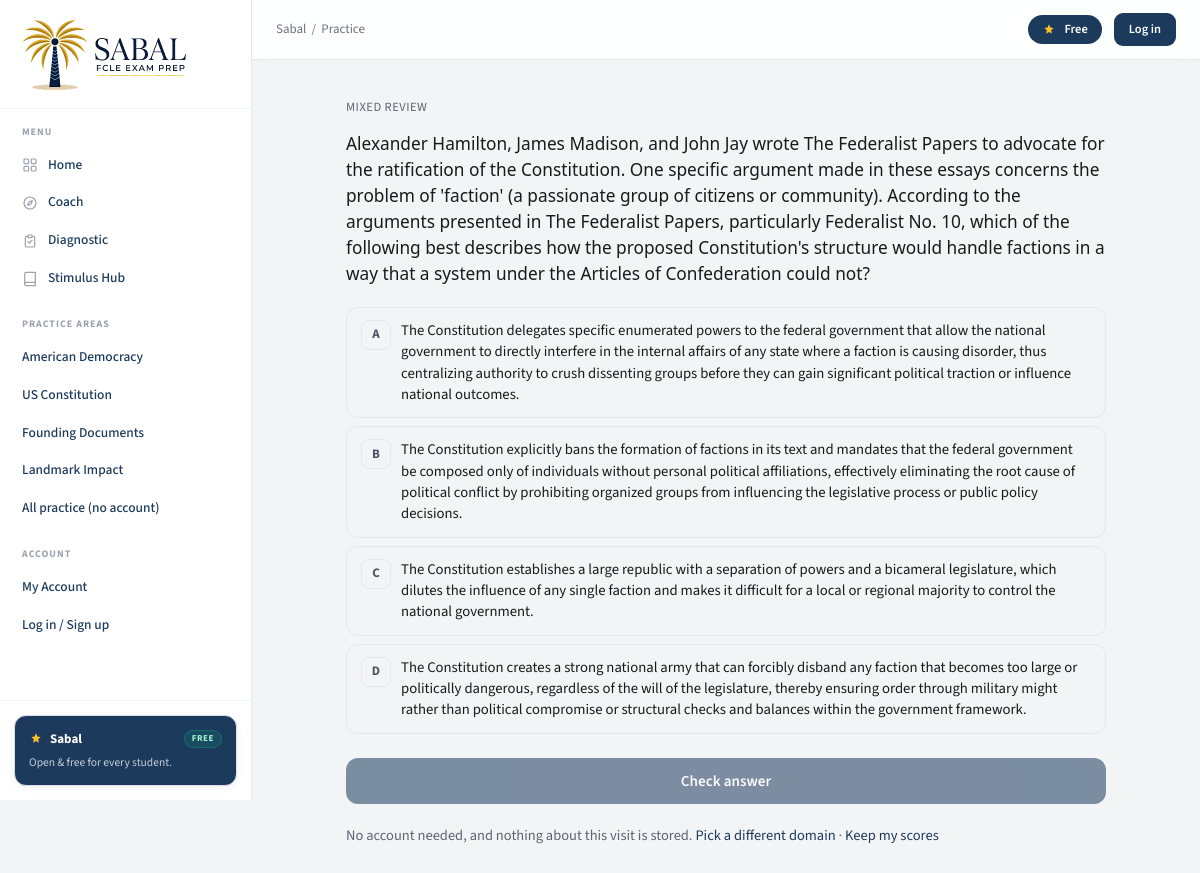
The app's page /practice/mixed with its own data.
### tables this page shows
CREATE TABLE questions (
    id INTEGER PRIMARY KEY AUTOINCREMENT,
    fcle_domain INTEGER NOT NULL CHECK(fcle_domain BETWEEN 1 AND 4),
    topic TEXT NOT NULL,
    difficulty TEXT NOT NULL CHECK(difficulty IN ('easy','medium','hard')),
    question TEXT NOT NULL,
    correct_answer TEXT NOT NULL,
    wrong_answers TEXT NOT NULL,
    explanation TEXT NOT NULL,
    stimulus TEXT,
    created_at TEXT DEFAULT (datetime('now'))
, wrong_explanations TEXT DEFAULT '');

### app.py (the view)
@app.route("/practice/<domain_slug>")
def practice_start(domain_slug):
    entry = _practice_entry(domain_slug)
    if not entry:
        return redirect("/practice")
    domain_id = entry[0]
    c, t = _practice_tally(request.args)
    question = None
    qid = request.args.get("q", type=int)
    if qid:
        question = kb.get_shaped_question_by_id(qid, domain_id)
    if not question:
        if domain_id is None:
            questions = kb.get_mixed_quiz_questions(count=1)
        else:
            questions = kb.get_domain_quiz_questions(domain_id=domain_id, count=1)
        question = questions[0] if questions else None
    if not question:
        return redirect("/practice")
    return _practice_serve(domain_slug, question, c, t)

### app.py (called while the page is built, shortened)
def _get_current_user():
    user_id = session.get("user_id")
    if user_id:
        user = db.get_user(user_id)
        if user and not user.get("is_anonymous"):
            return user
        session.pop("user_id", None)
    token = request.args.get("token") or request.cookies.get("access_token")
    if token:
        user = db.get_user_by_token(token)
        if user:
            session["user_id"] = user["id"]
            session.permanent = True
            return user
    return None

def _tutor_connected():
    import time
    now = time.time()
    if now - _tutor_conn["ts"] < _TUTOR_CONN_TTL:
        return _tutor_conn["value"]

@app.context_processor
def inject_globals():
    user = _get_current_user()
    return {
        "current_user": user,
        "standalone": request.endpoint in {
            "login", "signup", "registered", "onboarding",
            "quiz_question", "quiz_answer", "quiz_results",
            "diagnostic_question", "diagnostic_answer", "diagnostic_results",
            "stimulus_practice_question", "stimulus_practice_results",
        },
        "standalone_auth": request.endpoint in {"login", "signup", "registered", "onboarding"},
        "tutor_connected": _tutor_connected(),
    }

def _practice_entry(slug):
    for s, name, blurb in _PUBLIC_PRACTICE:
        if s == slug:
            return (None if s == "mixed" else _DOMAIN_GETTERS[s]["id"]), name, blurb
    return None

def _practice_tally(source):
    def _n(key):
        try:
            return max(0, min(int(source.get(key, 0)), 999))
        except (TypeError, ValueError):
            return 0
    return _n("c"), _n("t")

def _practice_serve(domain_slug, question, c, t, feedback=False, selected=None):
    entry = _practice_entry(domain_slug)
    if not entry:
        return redirect("/practice")
    _, name, _ = entry
    picked_explanation = None
    return render_template(
        "practice.html",
        question=question,
        domain_slug=domain_slug,
        domain_name=name,
        feedback=feedback,
        selected=selected,
        is_correct=(selected == question["correct_answer"]) if feedback else None,
        picked_explanation=picked_explanation,
        tally_c=c,
        tally_t=t,
        canonical="%s/practice/%s" % (_public_base(), domain_slug),
    )

def _public_base():
    return PUBLIC_BASE_URL

### kb.py (called while the page is built)
def _get_conn():
    conn = sqlite3.connect(DB_PATH)
    conn.row_factory = sqlite3.Row
    conn.execute("PRAGMA journal_mode=WAL")
    return conn

### templates/practice.html (shortened to what this page needs)
{% extends "base.html" %}
{% block crumb %}Practice{% endblock %}
{% block content %}
<div class="pp-wrap">
  <div class="pp-bar">
    <span class="pp-tag">{{ domain_name }}</span>
  </div>
  <div class="question-text">{{ question.question_text|safe }}</div>
  {% set letters = ['A', 'B', 'C', 'D'] %}
  {% if feedback %}
  <div class="choices feedback-locked">
    {% for i in range(question.options|length) %}
    {% set is_selected = (question.options[i] == selected) %}
    {% set is_right = (question.options[i] == question.correct_answer) %}
    <label class="choice{% if is_right %} correct{% elif is_selected and not is_correct %} wrong{% endif %}">
      <span class="choice-letter">{{ letters[i] }}</span>
      <span class="choice-text">{{ question.options[i]|safe }}</span>
      {% if is_right %}
      <span class="choice-letter" style="background:var(--correct);border-color:var(--correct);color:#fff;">✓</span>
      {% elif is_selected and not is_correct %}
      <span class="choice-letter" style="background:var(--wrong);border-color:var(--wrong);color:#fff;">✗</span>
      {% endif %}
    </label>
    {% endfor %}
  </div>
  <div class="feedback-banner {% if is_correct %}feedback-correct{% else %}feedback-wrong{% endif %}">
    {% if is_correct %}
    <span class="feedback-icon">✓</span><span>Correct.</span>
    {% else %}
    <span class="feedback-icon">✗</span><span>Not quite. The answer is <strong>&ldquo;{{ question.correct_answer }}&rdquo;</strong></span>
    {% endif %}
  </div>
  {% if picked_explanation %}
  <div class="pp-why"><b>Why your choice was tempting</b>{{ picked_explanation }}</div>
  {% endif %}
  {% if question.explanation %}
  <div class="pp-why"><b>Why the answer is right</b>{{ question.explanation }}</div>
  {% endif %}
  <div class="pp-actions">
    <a class="pp-next" href="/practice/{{ domain_slug }}?c={{ tally_c }}&t={{ tally_t }}">Next question &rarr;</a>
    <a class="pp-hub" href="/practice">All domains</a>
  </div>
  <details class="qreport">
    <summary>Something wrong with this question?</summary>
    <form method="POST" action="/report-question" class="qreport-form">
      <input type="hidden" name="question_id" value="{{ question.id }}">
      <input type="hidden" name="selected" value="{{ selected|default('') }}">
      <input type="hidden" name="domain" value="{{ domain_slug }}">
      <input type="hidden" name="next" value="/practice/{{ domain_slug }}?c={{ tally_c }}&t={{ tally_t }}">
      <label for="pp-reason">What looks wrong?</label>
      <select id="pp-reason" name="reason">
        <option value="wrong_answer">The marked answer looks wrong</option>
        <option value="typo">Typo or broken formatting</option>
        <option value="confusing">The wording is confusing</option>
        <option value="other">Something else</option>
      </select>
      <input type="text" name="note" maxlength="600" placeholder="Optional: tell us more">
      <button type="submit">Send report</button>
    </form>
  </details>
  {% else %}
  <form method="POST" action="/practice/{{ domain_slug }}/answer" class="choices" id="pp-form">
    {% for i in range(question.options|length) %}
    <label class="choice">
      <span class="choice-letter">{{ letters[i] }}</span>
      <span class="choice-text">{{ question.options[i]|safe }}</span>
    </label>
    {% endfor %}
    <button type="submit" class="submit-btn pp-submit" id="pp-submit" disabled>Check answer</button>
  </form>
  <p class="pp-note">No account needed, and nothing about this visit is stored.
  <a href="/practice">Pick a different domain</a> &middot;
  <a href="/signup">Keep my scores</a></p>
  {% endif %}
</div>
{% endblock %}

### templates/base.html (shortened to what this page needs)
<!DOCTYPE html>
<html lang="en">
<head>
  <link rel="stylesheet" href="{{ url_for('static', filename='css/fonts.css') }}?v=1">
  <link rel="stylesheet" href="{{ url_for('static', filename='css/app.css') }}?v=13">
</head>
<body class="a-shell{% block bodyclass %}{% endblock %}{% if standalone %} standalone{% endif %}{% if standalone_auth %} auth-standalone{% endif %}">
{% if not standalone %}
<div class="app-shell">
  <aside class="sidebar" id="app-sidebar">
    <div class="sidebar-brand">
      <a href="/" style="text-decoration:none;display:block;line-height:0" aria-label="Sabal home">
        <img src="{{ url_for('static', filename='img/sabal-logo-h74-2x.png') }}"
             srcset="{{ url_for('static', filename='img/sabal-logo-h74-2x.png') }} 2x, {{ url_for('static', filename='img/sabal-logo-h74-3x.png') }} 3x"
             width="168" height="74" alt="Sabal FCLE Exam Prep" class="sabal-brand-logo">
      </a>
    </div>
    <nav class="sidebar-nav">
      <div class="nav-group">
        <div class="nav-label">Menu</div>
        <a href="/" class="nav-link{% if request.path == '/' %} active{% endif %}">
          <svg viewBox="0 0 24 24" fill="none" stroke="currentColor" stroke-width="1.8"><rect x="3" y="3" width="7" height="7" rx="1.5"/><rect x="14" y="3" width="7" height="7" rx="1.5"/><rect x="3" y="14" width="7" height="7" rx="1.5"/><rect x="14" y="14" width="7" height="7" rx="1.5"/></svg>
          Home
        </a>
        <a href="/coach" class="nav-link{% if request.path == '/coach' %} active{% endif %}">
          <svg viewBox="0 0 24 24" fill="none" stroke="currentColor" stroke-width="1.8"><circle cx="12" cy="12" r="9"/><path d="M15.5 8.5l-2 5-5 2 2-5 5-2z" stroke-linejoin="round"/></svg>
          Coach
        </a>
        <a href="/diagnostic" class="nav-link{% if request.path == '/diagnostic' %} active{% endif %}">
          <svg viewBox="0 0 24 24" fill="none" stroke="currentColor" stroke-width="1.8"><path d="M9 5H7a2 2 0 0 0-2 2v12a2 2 0 0 0 2 2h10a2 2 0 0 0 2-2V7a2 2 0 0 0-2-2h-2"/><rect x="9" y="3" width="6" height="4" rx="1"/><path d="M9 13l2 2 4-4" stroke-linecap="round" stroke-linejoin="round"/></svg>
          Diagnostic
        </a>
        <a href="/stimulus" class="nav-link{% if request.path == '/stimulus' %} active{% endif %}">
          <svg viewBox="0 0 24 24" fill="none" stroke="currentColor" stroke-width="1.8"><path d="M4 19.5A2.5 2.5 0 0 1 6.5 17H20"/><path d="M6.5 2H20v20H6.5A2.5 2.5 0 0 1 4 19.5v-15A2.5 2.5 0 0 1 6.5 2z"/></svg>
          Stimulus Hub
        </a>
      </div>
      <div class="nav-group">
        <div class="nav-label">Practice areas</div>
        {% set pq = "/quiz" if (current_user and not current_user.is_anonymous) else "/practice" %}
        <a href="{{ pq }}/american-democracy" class="nav-link{% if request.path in ['/quiz/american-democracy', '/practice/american-democracy'] %} active{% endif %}">American Democracy</a>
        <a href="{{ pq }}/us-constitution" class="nav-link{% if request.path in ['/quiz/us-constitution', '/practice/us-constitution'] %} active{% endif %}">US Constitution</a>
        <a href="{{ pq }}/founding-documents" class="nav-link{% if request.path in ['/quiz/founding-documents', '/practice/founding-documents'] %} active{% endif %}">Founding Documents</a>
        <a href="{{ pq }}/landmark-impact" class="nav-link{% if request.path in ['/quiz/landmark-impact', '/practice/landmark-impact'] %} active{% endif %}">Landmark Impact</a>
        <a href="/practice" class="nav-link{% if request.path == '/practice' %} active{% endif %}">All practice (no account)</a>
      </div>
      <div class="nav-group">
        <div class="nav-label">Account</div>
        {% if current_user and not current_user.is_anonymous %}
        <a href="/account" class="nav-link{% if request.path == '/account' %} active{% endif %}">My Account</a>
        <a href="/stats" class="nav-link{% if request.path == '/stats' %} active{% endif %}">Progress &amp; Stats</a>
        <a href="/settings" class="nav-link{% if request.path == '/settings' %} active{% endif %}">Settings</a>
        <a href="/logout" class="nav-link">Log out</a>
        {% else %}
        <a href="/account" class="nav-link">My Account</a>
        <a href="/login" class="nav-link">Log in / Sign up</a>
        {% endif %}
      </div>
    </nav>
    <div class="sidebar-foot">
      <div class="plan-card">
        <div class="plan-title">
          <svg viewBox="0 0 24 24" fill="currentColor"><path d="M12 2l2.4 5.6L20 8.6l-4.2 4 1.1 5.8L12 15.5l-4.9 2.9 1.1-5.8L4 8.6l5.6-1z"/></svg>
          Sabal <span class="plan-status">FREE</span>
        </div>
        <p>Open &amp; free for every student.</p>
      </div>
    </div>
  </aside>
  <div class="main-col">
    <header class="topbar">
      <span class="crumb">Sabal &nbsp;/&nbsp; {% block crumb %}Home{% endblock %}</span>
      <div class="topbar-right">
        <span class="exam-pill">
          <svg viewBox="0 0 24 24" fill="currentColor"><path d="M12 2l2.4 5.6L20 8.6l-4.2 4 1.1 5.8L12 15.5l-4.9 2.9 1.1-5.8L4 8.6l5.6-1z"/></svg>
          Free
        </span>
        {% if current_user and not current_user.is_anonymous %}
        <a href="/account" class="btn-a btn-a-ghost" style="padding:6px 13px;font-size:12.5px">My Account</a>
        <span class="side-avatar" style="background:var(--a-navy-600);color:#fff">{{ (current_user.display_name or 'U')[:1] | upper }}</span>
        {% else %}
        <a href="/login" class="btn-a btn-a-primary" style="padding:6px 14px;font-size:12.5px">Log in</a>
        {% endif %}
      </div>
    </header>
{% endif %}
    <main class="app-body a-page">
      {% block content %}{% endblock %}
    </main>
{% if not standalone %}
  </div>
</div>
{% else %}
</div>
{% endif %}
</body>
</html>

### templates/practice.html (style rules this page uses)
.pp-wrap { max-width:760px;margin:0 auto;padding:10px 0 48px }
.pp-bar { display:flex;justify-content:space-between;align-items:center;gap:10px;margin-bottom:14px;flex-wrap:wrap }
.pp-tag { font-size:12.5px;letter-spacing:.04em;text-transform:uppercase;color:#5B6572 }
.pp-submit { margin-top:16px;width:100% }
.pp-note { margin-top:18px;font-size:14.5px;color:#5B6572;line-height:1.6 }

### records on screen
questions: question_text "Alexander Hamilton, James Madison, and John Jay wrote The Federalist Papers to advocate for the ratification of the Constitution. One specific argument made in these essays concerns the problem of 'faction' (a passionate group of citizens or community). According to the arguments presented in The Federalist Papers, particularly Federalist No. 10, which of the following best describes how the proposed Constitution's structure would handle factions in a way that a system under the Articles of Confederation could not?", correct_answer "The Constitution establishes a large republic with a separation of powers and a bicameral legislature, which dilutes the influence of any single faction and makes it difficult for a local or regional majority to control the national government."

### other values on screen
{{ domain_name }} "MIXED REVIEW"
{{ letters[i] }} "A" "B" "C" "D"
